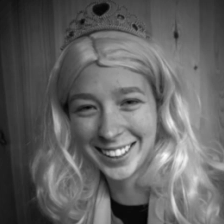
#> input picture lenka.png, 224 x 224 px
$ jupyter execute mse2.ipynb
#> lines starting #> are read from the running program, lines starting #| are printed output that depends on the picture; after the words box and inside, x2 and y2 are one past the last pixel; in counts of white or black regions, pixels touching at a corner belong together
[cell 1]
import cv2
import numpy as np
from matplotlib import pyplot as plt
from matplotlib.pyplot import imshow
from PIL import Image, ImageOps, ImageFilter, ImageEnhance
from tqdm import tqdm
import math

[cell 2]
img = cv2.imread("../lenka.png")
#> img is the input picture: shape (224, 224, 3); mean B, G, R 98.7, 98.7, 98.7
img = cv2.cvtColor(img, cv2.COLOR_BGR2GRAY)
#> img: shape (224, 224)
img_16 = img.astype(np.int16)
canvas = np.full_like(img, 255)
canvas[0, 0] = 0
canvas[0, 1] = 255

imshow(img, cmap="gray")

[cell 3]
def create_circular_mask(h, w, center=None, radius=None):

    if center is None:  # use the middle of the image
        center = (int(w / 2), int(h / 2))
    if radius is None:  # use the smallest distance between the center and image walls
        radius = min(center[0], center[1], w - center[0], h - center[1])

    Y, X = np.ogrid[:h, :w]
    dist_from_center = np.sqrt((X - center[0]) ** 2 + (Y - center[1]) ** 2)

    mask = dist_from_center <= radius
    return mask


# preprocess
mask = create_circular_mask(img.shape[0], img.shape[1])
imgcircle = img.copy()
imgcircle[~mask] = 0
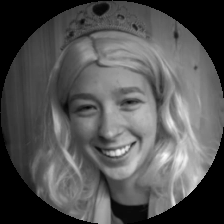
#> imgcircle: shape (224, 224); min 0, max 254, mean 83.7
img = imgcircle


imshow(imgcircle, cmap="gray")

[cell 4]
def generate_circle_points(center, radius, n):
    angles = np.linspace(0, 2 * np.pi, n, endpoint=False)
    points = [
        (center[0] + radius * np.cos(angle), center[1] + radius * np.sin(angle))
        for angle in angles
    ]
    return points


center = (img.shape[0] // 2, img.shape[1] // 2)
#> center = (112, 112)
radius = min(img.shape) // 2 - 15
#> radius = 97
n = 200
circle_points = generate_circle_points(center, radius, n)

# Plot the points on the image
img_gray = np.full_like(img, 0)
for point in circle_points:
    img_gray[int(point[1]), int(point[0])] = 255
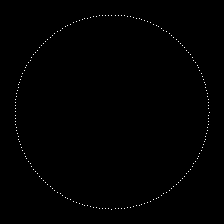
#> img_gray: shape (224, 224); 0.4% white in thin lines or dots, all inside (x1, y1, x2, y2) = (15, 15, 210, 210)

imshow(img_gray, cmap="gray")

spagat = [0]

[cell 5]
start = 0
spagat = [start]
cary = {}
for x in range(n):
    for y in range(n):
        cary[(x, y)] = 0

[cell 6]
for _ in tqdm(range(1_000)):
    from_pos = circle_points[start]
    best = [-1, math.inf]
    for indx, pos in enumerate(circle_points):
        if indx == start:
            continue

        if cary[(start, indx)] == 5:
            continue
        # print(cary[(start, indx)])

        canvas_w_line = cv2.line(
            # np.full_like(canvas, 255, dtype=np.int16),
            canvas.copy().astype(np.int16),
            tuple(map(int, from_pos)),
            tuple(map(int, pos)),
            0,
            1,
        )

        # error_img = cv2.subtract(canvas_w_line, canvas_w_line)
        error_img = np.abs(canvas_w_line - img)
        error = np.sum(error_img)

        if error < best[1]:
            best = [indx, error]

    canvas_w_line = cv2.line(
        np.full_like(canvas, 0),
        tuple(map(int, from_pos)),
        tuple(map(int, circle_points[best[0]])),
        127,
        1,
    )

    canvas = cv2.subtract(canvas, canvas_w_line)

    # print(best, startcanvas)
    cary[(start, best[0])] += 1
    spagat.append(best[0])
    start = best[0]
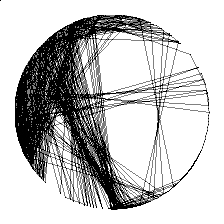
#> canvas: shape (224, 224); min 0, max 255, mean 195.8
#> after the loop, cary = 40000 items; spagat = 1001 values, max 199 at index 744, min 0 at index 0, mean 49.9

plt.subplot(1, 2, 1)
imshow(canvas, cmap="gray")
plt.subplot(1, 2, 2)
imshow(img, cmap="gray")

print(canvas.max(), canvas.min())
#| 255 0
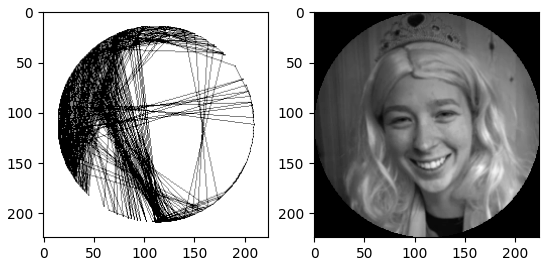
#> figure drawn by matplotlib, 2 panels

$ run again, with dlaza.png copied over lenka.png
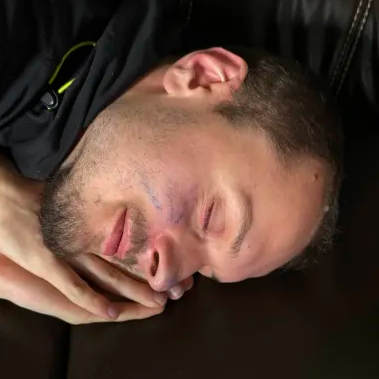
#> input picture dlaza.png, 379 x 379 px
#> img is the input picture: shape (379, 379, 3); mean B, G, R 50, 60.6, 83.5
#> img: shape (379, 379)
#> after the loop `for point in circle_points:`:
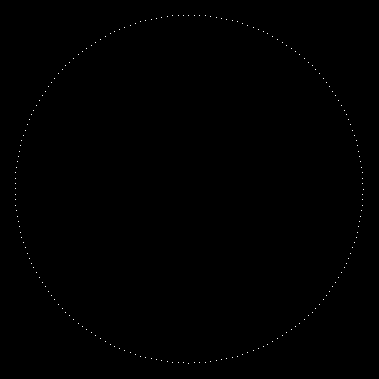
#> img_gray: shape (379, 379); 0.14% white in thin lines or dots, all inside (x1, y1, x2, y2) = (15, 15, 364, 364)
#> after the loop `for _ in tqdm(range(1_000)):`:
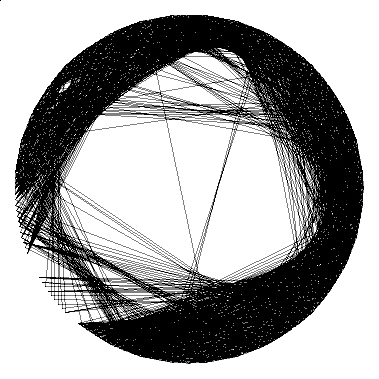
#> canvas: shape (379, 379); min 0, max 255, mean 164.9
#> after the loop `for _ in tqdm(range(1_000)):`: cary = 40000 items; spagat = 1001 values, max 199 at index 400, min 0 at index 0, mean 96.7
#| 255 0
